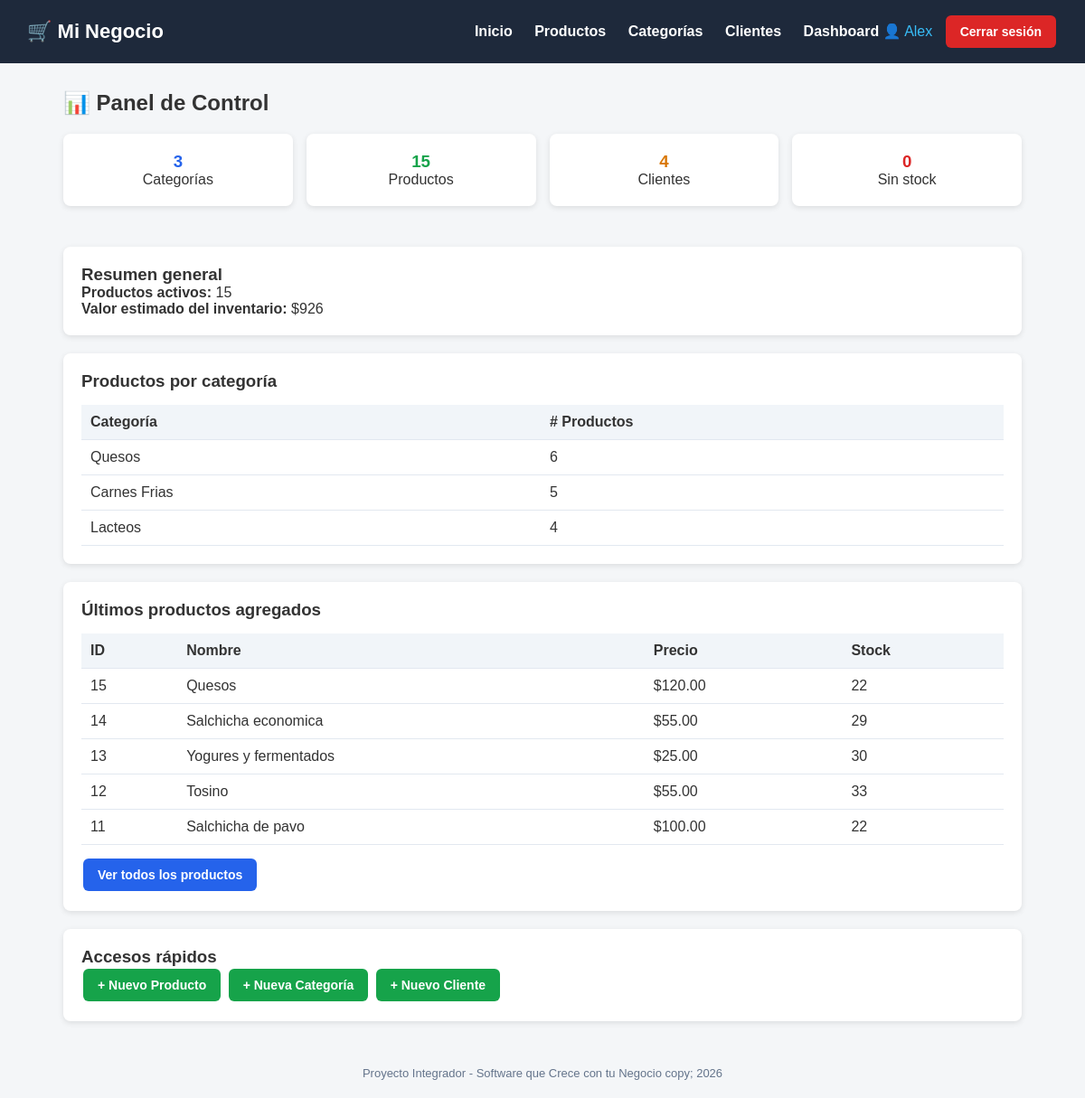
The page /dashboard/ (signed in) on the database its author committed.
### tienda/models.py (models this page shows, shortened)
class Categoria(models.Model):
    nombre = models.CharField(max_length=100)
    descripcion = models.TextField(blank=True, null=True)
    class Meta:
        verbose_name = "Categoria"
        verbose_name_plural = "Categorías"

class Producto(models.Model):
    nombre = models.CharField(max_length=200)
    descripcion = models.TextField(blank=True, null=True)
    precio = models.DecimalField(max_digits=10, decimal_places=2)
    stock = models.IntegerField(default=0)
    categoria = models.ForeignKey(Categoria, on_delete=models.CASCADE)
    fecha_creacion = models.DateTimeField(auto_now_add=True)
    activo = models.BooleanField(default=True)
    class Meta:
        verbose_name = "Producto"
        verbose_name_plural = "Productos"
        ordering = ["nombre"]

### tienda/views.py (the view)
# urls.py: path('dashboard/', views.dashboard, name='dashboard'),
@login_required
def dashboard(request):
    total_categorias = Categoria.objects.count()
    total_productos = Producto.objects.count()
    total_clientes = Cliente.objects.count()
    productos_activos = Producto.objects.filter(activo=True).count()
    productos_sin_stock = Producto.objects.filter(stock=0).count()
    valor_inventario = Producto.objects.aggregate(
        total=Sum('precio')
    )['total'] or 0
    ultimos_productos = Producto.objects.order_by('-id')[:5]
    por_categoria = (
        Categoria.objects
        .annotate(num_productos=Count('producto'))
        .order_by('-num_productos')
    )
    context = {
        'total_categorias': total_categorias,
        'total_productos': total_productos,
        'total_clientes': total_clientes,
        'productos_activos': productos_activos,
        'productos_sin_stock': productos_sin_stock,
        'valor_inventario': valor_inventario,
        'ultimos_productos': ultimos_productos,
        'por_categoria': por_categoria,
    }
    return render(request, 'tienda/dashboard.html', context)

### tienda/templates/tienda/dashboard.html (shortened to what this page needs)
{% extends 'base.html' %}
{% block content %}
<h2 style="margin-bottom:20px;">📊 Panel de Control</h2>
<div style="display:grid; grid-template-columns: repeat(auto-fit, minmax(200px, 1fr)); gap:15px; margin-bottom:25px;">
    <div class="card" style="text-align:center;">
        <h3 style="color:#2563eb;">{{ total_categorias }}</h3>
        <p>Categorías</p>
    </div>
    <div class="card" style="text-align:center;">
        <h3 style="color:#16a34a;">{{ total_productos }}</h3>
        <p>Productos</p>
    </div>
    <div class="card" style="text-align:center;">
        <h3 style="color:#d97706;">{{ total_clientes }}</h3>
        <p>Clientes</p>
    </div>
    <div class="card" style="text-align:center;">
        <h3 style="color:#dc2626;">{{ productos_sin_stock }}</h3>
        <p>Sin stock</p>
    </div>
</div>
<div class="card">
    <h3>Resumen general</h3>
    <p><strong>Productos activos:</strong> {{ productos_activos }}</p>
    <p><strong>Valor estimado del inventario:</strong> ${{ valor_inventario }}</p>
</div>
<div class="card">
    <h3>Productos por categoría</h3>
    <table>
        <thead>
            <tr><th>Categoría</th><th># Productos</th></tr>
        </thead>
        <tbody>
            {% for cat in por_categoria %}
            <tr>
                <td>{{ cat.nombre }}</td>
                <td>{{ cat.num_productos }}</td>
            </tr>
            {% empty %}
            <tr><td colspan="2">No hay categorías registradas.</td></tr>
            {% endfor %}
        </tbody>
    </table>
</div>
<div class="card">
    <h3>Últimos productos agregados</h3>
    <table>
        <thead>
            <tr><th>ID</th><th>Nombre</th><th>Precio</th><th>Stock</th></tr>
        </thead>
        <tbody>
            {% for p in ultimos_productos %}
            <tr>
                <td>{{ p.id }}</td>
                <td>{{ p.nombre }}</td>
                <td>${{ p.precio }}</td>
                <td>{{ p.stock }}</td>
            </tr>
            {% empty %}
            <tr><td colspan="4">No hay productos registrados.</td></tr>
            {% endfor %}
        </tbody>
    </table>
    <a href="{% url 'lista_productos' %}" class="btn btn-primary" style="margin-top:15px;">Ver todos los productos</a>
</div>
<div class="card">
    <h3>Accesos rápidos</h3>
    <a href="{% url 'crear_producto' %}" class="btn btn-success">+ Nuevo Producto</a>
    <a href="{% url 'crear_categoria' %}" class="btn btn-success">+ Nueva Categoría</a>
    <a href="{% url 'crear_cliente' %}" class="btn btn-success">+ Nuevo Cliente</a>
</div>
{% endblock %}

### templates/base.html (shortened to what this page needs)
<!DOCTYPE html>
<html lang="es">
<head>
</head>
<body>
    <header>
        <h1>🛒 Mi Negocio</h1>
        <nav>
            <nav>
            <a href="{% url 'inicio' %}">Inicio</a>
            <a href="{% url 'lista_productos' %}">Productos</a>
            <a href="{% url 'lista_categorias' %}">Categorías</a>
            <a href="{% url 'lista_clientes' %}">Clientes</a>
            {% if user.is_authenticated %}
                <a href="{% url 'dashboard' %}">Dashboard</a>
                <span style="color:#38bdf8;">👤 {{ user.username }}</span>
                <form action="{% url 'logout' %}" method="post" style="display:inline;">
                    <button type="submit" class="btn btn-danger" style="margin-left:10px;">Cerrar sesión</button>
                </form>
            {% else %}
                <a href="{% url 'login' %}">Iniciar sesión</a>
            {% endif %}
        </nav>
    </header>
    <div class="container">
        {% block content %}{% endblock %}
    </div>
    <footer>
        Proyecto Integrador - Software que Crece con tu Negocio copy; {% now "Y" %}
    </footer>
</body>
</html>

### templates/base.html (style rules this page uses)
* { margin: 0; padding: 0; box-sizing: border-box; }
body { font-family: Arial, sans-serif; background: #f4f6f8; color: #333; }
header { background: #1e293b; color: #fff; padding: 15px 30px; display: flex; justify-content: space-between; align-items: center; }
header h1 { font-size: 22px; }
header nav a { color: #fff; text-decoration: none; margin-left: 20px; font-weight: bold; }
.container { max-width: 1100px; margin: 30px auto; padding: 0 20px; }
.card { background: #fff; border-radius: 8px; padding: 20px; box-shadow: 0 2px 6px rgba(0,0,0,0.1); margin-bottom: 20px; }
.btn { display: inline-block; padding: 10px 16px; border-radius: 6px; text-decoration: none; color: #fff; font-weight: bold; border: none; cursor: pointer; font-size: 14px; margin: 2px; }
.btn-primary { background: #2563eb; }
.btn-success { background: #16a34a; }
.btn-danger { background: #dc2626; }
table { width: 100%; border-collapse: collapse; margin-top: 15px; }
th, td { padding: 10px; text-align: left; border-bottom: 1px solid #e2e8f0; }
th { background: #f1f5f9; }
footer { text-align: center; padding: 20px; color: #64748b; font-size: 13px; }

### rows shown on the page
Categoria: nombre "Quesos", num_productos "6"
Categoria: nombre "Carnes Frias", num_productos "5"
Categoria: nombre "Lacteos", num_productos "4"
Producto: id "15", nombre "Quesos", precio "120.00", stock "22"
Producto: id "14", nombre "Salchicha economica", precio "55.00", stock "29"
Producto: id "13", nombre "Yogures y fermentados", precio "25.00", stock "30"
Producto: id "12", nombre "Tosino", precio "55.00", stock "33"
Producto: id "11", nombre "Salchicha de pavo", precio "100.00", stock "22"

### other values the page prints
{{ user.username }} "Alex"
{{ total_categorias }} "3"
{{ total_productos }} "15"
{{ total_clientes }} "4"
{{ productos_sin_stock }} "0"
{{ productos_activos }} "15"
{{ valor_inventario }} "926"
